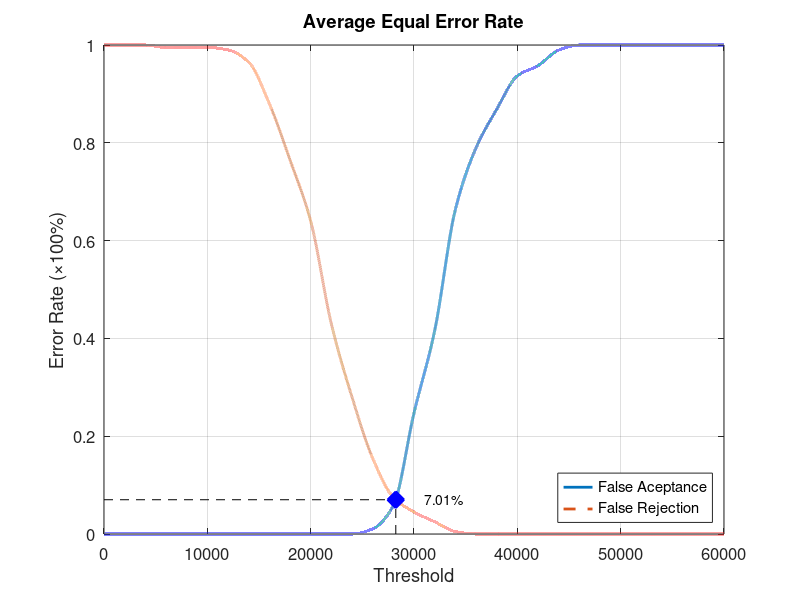
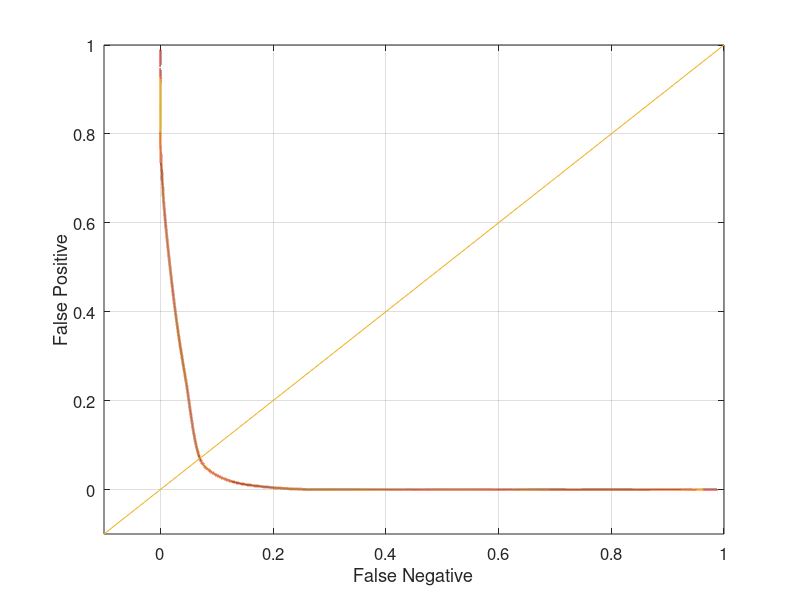

Here is the MATLAB script that generated these plots, in order:
function yEER = Database3_1
close all;
clear;
clc;
x = 0:2000:60000;
xq = 0:0.5:60000;

y0 = [0 0 0 0 0 0 0 0 0 0 0 0 0 0.0105263 0.0578947 0.247368 0.415789 0.663158 0.789474 0.868421 0.936842 0.957895 0.989474 1 1 1 1 1 1 1 1];
yy0 = interp1(x, y0, xq, 'pchip');
y1 = [1 1 1 0.995 0.995 0.995 0.99 0.965 0.88 0.765 0.64 0.43 0.28 0.155 0.075 0.045 0.025 0.005 0 0 0 0 0 0 0 0 0 0 0 0 0];
yy1 = interp1(x, y1, xq, 'pchip');

% Calculating EER: 
y2 = abs(y0 - y1);
find(y2 == min(y2))
yy2 = abs(yy0 - yy1);
xEER = find(yy2 == min(yy2));
xEERIndex = xq(xEER) % X-axis EER
yEER = yy0(xEER) % Y-axis EER

main = figure
plot(xq, yy0,'-','LineWidth', 2);	hold on
plot(xq, yy1,'--','LineWidth', 2);	hold on
plot([xEERIndex xEERIndex], [0 yEER], 'k--');	hold on
plot([0 xEERIndex], [yEER yEER], 'k--');	hold on
plot(xEERIndex, yEER, 'bx', 'LineWidth', 10);	hold on
text(xEERIndex + 10 * xEERIndex / 100, yEER, [num2str(round((10000 * yEER)) / 100) '%'])
legend('False Aceptance', 'False Rejection', 'Location', 'SouthEast')
xlabel('Threshold')
ylabel('Error Rate (\times100%)')
title('Average Equal Error Rate')
set(gca, 'FontSize', 12)
axis([0 60000 0 1])
grid on

print(main, 'Database3_1Main', '-dpng');
FNRxFPR = figure('Color', [1 1 1]);
plot(yy1, yy0, '-', yy1, yy0, 'LineWidth', 2);
hold on
y = -0.1:0.1:1
plot(y, y); 
set(gca, 'FontSize', 12)
xlabel('False Negative')
ylabel('False Positive')
axis([-0.1 1 -0.1 1])
set(gca, 'FontSize', 12)
grid on

print(FNRxFPR, 'Database3_1FNRxFPR','-dpng');
end
